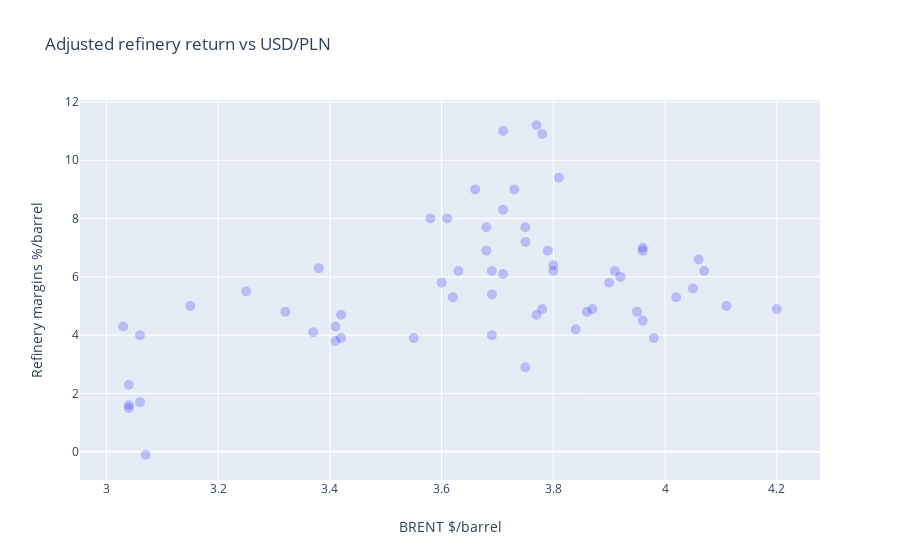

The notebook cell this image was saved under:
### Code cell
trace0=go.Scatter(
        y=df.Adjusted_refining_margin,
        x=df["USD/PLN"],
        mode='markers',
        marker=dict(
        color="blue",
        size=10,
        opacity=0.2
        )
    )




data=[trace0]
figure=go.Figure(
    data=data,
    layout=go.Layout(
        title="Adjusted refinery return vs USD/PLN",
        xaxis=dict(title="BRENT $/barrel"),
        yaxis=dict(title="Refinery margins %/barrel"),

    
    ))
iplot(figure)

### Figure 1 — Plotly figure (JSON) as saved in the notebook; plotly's stock layout.template omitted (floating-point values rounded to 4 significant figures)
{"data": [{"marker": {"color": "blue", "opacity": 0.2, "size": 10}, "mode": "markers", "type": "scatter", "x": [3.07, 3.06, 3.04, 3.03, 3.04, 3.04, 3.06, 3.15, 3.25, 3.32, 3.38, 3.42, 3.69, 3.68, 3.81, 3.73, 3.66, 3.71, 3.78, 3.77, 3.75, 3.78, 3.96, 3.95, 4.06, 3.96, 3.87, 3.8, 3.9, 3.92, 3.98, 3.84, 3.86, 3.91, 4.07, 4.2, 4.11, 4.05, 4.02, 3.96, 3.8, 3.75, 3.68, 3.61, 3.58, 3.63, 3.6, 3.55, 3.41, 3.37, 3.41, 3.42, 3.62, 3.69, 3.71, 3.71, 3.69, 3.75, 3.79, 3.77], "y": [-0.1, 1.7, 2.3, 4.3, 1.5, 1.6, 4.0, 5, 5.5, 4.8, 6.3, 3.9, 6.2, 6.9, 9.4, 9, 9, 11, 10.9, 11.2, 7.7, 4.9, 6.9, 4.8, 6.6, 4.5, 4.9, 6.2, 5.8, 6, 3.9, 4.2, 4.8, 6.2, 6.2, 4.9, 5, 5.6, 5.3, 7, 6.4, 7.2, 7.7, 8, 8, 6.2, 5.8, 3.9, 3.8, 4.1, 4.3, 4.7, 5.3, 5.4, 6.1, 8.3, 4.0, 2.9, 6.9, 4.7]}], "layout": {"title": {"text": "Adjusted refinery return vs USD/PLN"}, "xaxis": {"title": {"text": "BRENT $/barrel"}}, "yaxis": {"title": {"text": "Refinery margins %/barrel"}}}}
